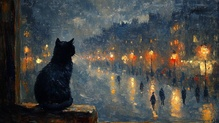
#> input picture vintage.jpeg, 219 x 123 px, shrunk from 735 x 412 before the run, given in place of balon.png, which was not available
$ python image_processing.py
#> lines starting #> are read from the running program, lines starting #| are printed output that depends on the picture; after the words box and inside, x2 and y2 are one past the last pixel; in counts of white or black regions, pixels touching at a corner belong together; pictures that were not available may be replaced by others from this repository, and a replacement may not be noted
import cv2
import numpy as np

def process_image(path: str):
    # 1) Görüntüyü oku ve BGR’den gri tonlamaya çevir
    img      = cv2.imread(path)                                     # renkli okuma
#> img is the input picture: shape (123, 219, 3); mean B, G, R 69.9, 72.3, 72.1
    gray     = cv2.cvtColor(img, cv2.COLOR_BGR2GRAY)                # gri tonlamaya dönüştür

    # 2) Global eşikleme (Sabit eşik): piksel ≥ 127 ise beyaz, aksi siyah
    _, binary = cv2.threshold(gray, 127, 255, cv2.THRESH_BINARY)
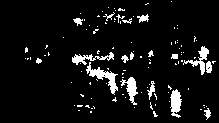
#> binary: shape (123, 219); 7.2% white; 111 white regions (93 under 20 px), largest, box (x1, y1, x2, y2) and area: (86, 62, 118, 95) 309, (170, 89, 182, 118) 226, (183, 46, 209, 75) 214


    # 3) Adaptif eşikleme (Gaussian): her bölgeye göre farklı eşik hesaplar (bölgedeki threshold o bölgenin gaussain ağırlıklı ortalaması eksi C)
    adapt     = cv2.adaptiveThreshold(
        gray, 255,
        cv2.ADAPTIVE_THRESH_GAUSSIAN_C,  # çevredeki Gaussian ağırlıklı ortalama
        cv2.THRESH_BINARY,               # ikili sonuç
        blockSize=11,                    # bölge boyutu
        C=2                              # eşikten çıkarılacak sabit
    )
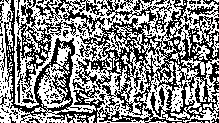
#> adapt: shape (123, 219); 53.2% white; black in thin lines or dots

    # 4) Adaptif eşikleme (Mean): her bölgeye göre farklı eşik hesaplar (bölgedeki threshold o bölgenin ortalaması eksi C)
    adapt2 = cv2.adaptiveThreshold(
        gray, 255,
        cv2.ADAPTIVE_THRESH_MEAN_C,  # çevredeki ortalama
        cv2.THRESH_BINARY,  # ikili sonuç
        blockSize=11,  # bölge boyutu
        C=2  # eşikten çıkarılacak sabit
    )
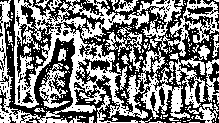
#> adapt2: shape (123, 219); 49.5% white; 204 white regions (177 under 20 px), largest, box (x1, y1, x2, y2) and area: (0, 0, 219, 123) 9350, (169, 53, 206, 108) 714, (39, 63, 70, 108) 527

    # 5) Canny kenar algılama: önce gürültü azaltmak için blur, sonra kenar tespiti
    blur      = cv2.GaussianBlur(gray, (5,5), sigmaX=1.4)           # hafif bulanıklaştırma
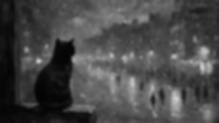
#> blur: shape (123, 219); min 3, max 205, mean 72
    canny     = cv2.Canny(blur, 50, 150)                             # düşük-yüksek eşikli kenar
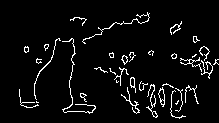
#> canny: shape (123, 219); 5.1% white in thin lines or dots, all inside (x1, y1, x2, y2) = (19, 12, 219, 119)

    # 6) Morfolojik işlemler için yapı elemanı (kernel)
    kernel    = cv2.getStructuringElement(cv2.MORPH_ELLIPSE, (5,5))  # eliptik şekilli matris

    # 7) Erosion: her beyaz pikselde kernel matrisinin üzerinde döner,
    #    eğer kernel içindeki pikselin tüm çaprazındaki çevresel pikseller beyazsa,
    #    o merkez piksel beyaz kalır; aksi halde siyaha dönüşür (yakınlaştırma min filtresi)
    eroded    = cv2.erode(binary, kernel, iterations=1)
#> eroded: shape (123, 219); 1% white; 15 white regions (10 under 20 px), largest, box (x1, y1, x2, y2) and area: (173, 92, 179, 111) 87, (129, 79, 134, 95) 57, (92, 71, 103, 77) 34, (107, 74, 115, 89) 33, (201, 49, 207, 56) 24

    # 8) Dilation: her siyah pikselde kernel matrisinin üzerinde döner,
    #    kernel içindeki bir beyaz nokta bulursa o merkez pikseli beyaz yapar
    #    (genişletme max filtresi, boşlukları doldurur)
    dilated   = cv2.dilate(binary, kernel, iterations=1)
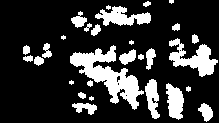
#> dilated: shape (123, 219); 20.6% white; 29 white regions (6 under 20 px), largest, box (x1, y1, x2, y2) and area: (70, 45, 144, 110) 1743, (169, 38, 218, 77) 852, (95, 6, 151, 26) 609

    # 9) Opening: önce erode sonra dilate uygular,
    #    böylece önce küçük beyaz lekeleri siler, sonra kalan alanı eski haline döndürür
    opened    = cv2.morphologyEx(binary, cv2.MORPH_OPEN,  kernel)
#> opened: shape (123, 219); 3.4% white; 14 white regions (4 under 20 px), largest, box (x1, y1, x2, y2) and area: (90, 69, 117, 91) 230, (171, 90, 181, 113) 190, (127, 77, 136, 97) 144

    # 10) Closing: önce dilate sonra erode uygular,
    #     böylece önce boşlukları doldurur, sonra kenarları eski haline getirir
    closed    = cv2.morphologyEx(binary, cv2.MORPH_CLOSE, kernel)
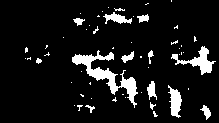
#> closed: shape (123, 219); 9.2% white; 55 white regions (41 under 20 px), largest, box (x1, y1, x2, y2) and area: (72, 50, 138, 108) 932, (171, 46, 216, 75) 412, (168, 85, 182, 118) 266

    # 11) Sonuçları göster
    cv2.imshow("Orijinal", img)                                      # orijinal renkli
    cv2.imshow("Gri Ton", gray)                                      # gri düzlem
    cv2.imshow("Binary (Sabit Esik)", binary)                        # sabit eşik
    cv2.imshow("Adaptif Esikleme", adapt)                            # yerel eşik
    cv2.imshow("Adaptif Esikleme (Mean)", adapt2)                            # yerel eşik
    cv2.imshow("Canny Kenar", canny)                                 # kenar haritası
    cv2.imshow("Erosion", eroded)                                    # gürültü silinmiş
    cv2.imshow("Dilation", dilated)                                # boşluklar kapatılmış
    cv2.imshow("Opening", opened)                                    # küçük beyaz lekeler temiz
    cv2.imshow("Closing", closed)                                 # küçük siyah delikler dolmuş

    cv2.waitKey(0)
    cv2.destroyAllWindows()

if __name__ == "__main__":
    image_path = "/Users/yunusemreozturk/Desktop/deneme.png"
    process_image("/Users/yunusemreozturk/Desktop/staj/balon.png")
